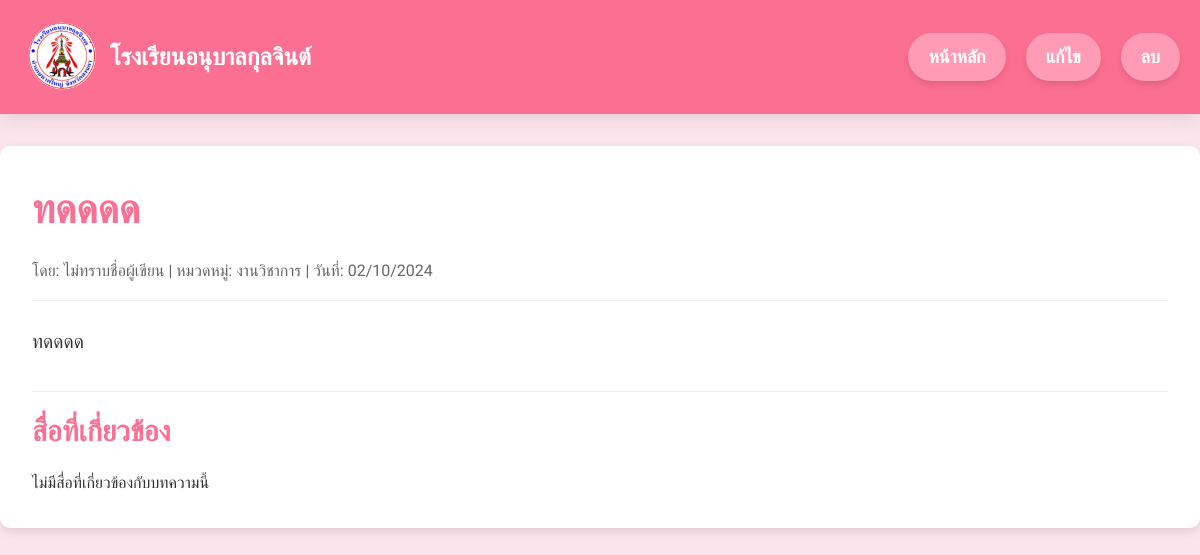
The app's page /P2/HOME/manage/news_detail.php?id=6 with its own data.
### tables this page shows
CREATE TABLE `articles` (
  `id` int(11) NOT NULL,
  `title` varchar(255) NOT NULL,
  `description` text DEFAULT NULL,
  `author_id` int(11) DEFAULT NULL,
  `category_id` int(11) DEFAULT NULL,
  `created_at` timestamp NOT NULL DEFAULT current_timestamp()
);

CREATE TABLE `categories` (
  `id` int(11) NOT NULL,
  `name` varchar(100) NOT NULL,
  `slug` varchar(100) NOT NULL
);

### P2/HOME/manage/news_detail.php (the view, shortened to what this page needs)
<?php
require_once '../db.php';
if (isset($_GET['id'])) {
    $article_id = intval($_GET['id']);
    $sql_article = "SELECT a.title, a.description, a.created_at,
                           IFNULL(ad.first_name, 'ไม่ทราบชื่อผู้เขียน') AS author_name,
                           c.name AS category_name
                    FROM articles a
                    LEFT JOIN admin ad ON a.author_id = ad.id
                    LEFT JOIN categories c ON a.category_id = c.id
                    WHERE a.id = ?";
    $stmt_article = $conn->prepare($sql_article);
    $stmt_article->bind_param("i", $article_id);
    $stmt_article->execute();
    $article_result = $stmt_article->get_result();
    $article = $article_result->fetch_assoc();
    $sql_media = "SELECT m.file_name, m.file_type
                  FROM media m
                  INNER JOIN article_media am ON m.id = am.media_id
                  WHERE am.article_id = ?";
    $stmt_media = $conn->prepare($sql_media);
    $stmt_media->bind_param("i", $article_id);
    $stmt_media->execute();
    $media_result = $stmt_media->get_result();
    $media_files = $media_result->fetch_all(MYSQLI_ASSOC);
    usort($media_files, function($a, $b) {
        $order = ['pdf' => 1, 'video' => 2, 'image' => 3];
        return $order[$a['file_type']] - $order[$b['file_type']];
    });
} else {
    die("ไม่พบรหัสบทความ.");
}
?>
<!DOCTYPE html>
<html lang="th">
<head>
</head>
<body>
    <header class="header">
        <div class="header-content">
            <img src="logo.png" alt="Logo" class="logo">
            <h1 class="school-name">โรงเรียนอนุบาลกุลจินต์</h1>
        </div>
        <div class="nav-links">
            <a href="/P2/HOME/manage/page.php">หน้าหลัก</a>
            <a href="/P2/HOME/edit.php?id=<?= $article_id ?>">แก้ไข</a>
            <a href="/P2/HOME/delete.php?id=<?= $article_id ?>" onclick="return confirm('คุณต้องการลบบทความนี้หรือไม่?')">ลบ</a>
        </div>
    </header>
    <div class="container">
        <h1 class="article-title"><?= htmlspecialchars($article['title']) ?></h1>
        <div class="article-meta">
            <span>โดย: <?= htmlspecialchars($article['author_name']) ?></span> |
            <span>หมวดหมู่: <?= htmlspecialchars($article['category_name']) ?></span> |
            <span>วันที่: <?= date('d/m/Y', strtotime($article['created_at'])) ?></span>
        </div>
        <div class="article-content">
            <?= nl2br(htmlspecialchars($article['description'])) ?>
        </div>
        <div class="media">
            <h2>สื่อที่เกี่ยวข้อง</h2>
            <?php if (!empty($media_files)): ?>
                <?php foreach ($media_files as $media): ?>
                    <?php
                    $file_name = htmlspecialchars($media['file_name']);
                    $file_type = $media['file_type'];
                    $file_path = '';
                    if ($file_type === 'pdf') {
                        $file_path = UPLOAD_BASE_PATH . 'pdf/' . $file_name;
                    } elseif ($file_type === 'image') {
                        $file_path = UPLOAD_BASE_PATH . 'images/' . $file_name;
                    } elseif ($file_type === 'video') {
                        $file_path = UPLOAD_BASE_PATH . 'videos/' . $file_name;
                    }
                    ?>
                    <div class="media-item">
                        <?php if ($file_type === 'pdf'): ?>
                            <a href="<?= $file_path ?>" target="_blank" class="pdf-link">ดาวน์โหลด <?= $file_name ?></a>
                        <?php elseif ($file_type === 'image'): ?>
                            <img src="<?= $file_path ?>" alt="<?= $file_name ?>" onclick="showPopupImage(this.src)">
                        <?php elseif ($file_type === 'video'): ?>
                            <video controls>
                                <source src="<?= $file_path ?>" type="video/mp4">
                                Your browser does not support the video tag.
                            </video>
                        <?php else: ?>
                            <p>ไฟล์นี้ไม่รองรับการแสดงผลในหน้านี้: <?= $file_name ?> (<?= $file_type ?>)</p>
                        <?php endif; ?>
                    </div>
                <?php endforeach; ?>
            <?php else: ?>
                <p>ไม่มีสื่อที่เกี่ยวข้องกับบทความนี้</p>
            <?php endif; ?>
        </div>
    </div>
</body>
</html>

### P2/HOME/manage/news_detail.php (style rules this page uses)
:root { --primary-color: #00838f; --secondary-color: #0097a7; --accent-color: #ffd54f; --text-color: #333333; --light-text-color: #ffffff; }
* { margin: 0; padding: 0; box-sizing: border-box; }
body { font-family: 'Sarabun', sans-serif; background-color: #FCE4EC; color: var(--text-color); line-height: 1.6; }
.header { background-color: #FB6F92; color: white; padding: 20px; font-size: 24px; font-weight: 600; box-shadow: 0 4px 19px rgba(0, 0, 0, 0.1); position: relative; display: flex; align-items: center; justify-content: space-between; }
.header-content { display: flex; align-items: center; justify-content: flex-start; }
.logo { width: 80px; height: auto; margin-right: 10px; }
.school-name { font-size: 24px; font-weight: bold; }
.nav-links { margin-left: auto; display: flex; justify-content: flex-end; gap: 20px; }
.nav-links a { color: white; text-decoration: none; background-color: #FF9BB4; padding: 10px 20px; font-size: 18px; border-radius: 30px; transition: background-color 0.3s ease, transform 0.3s ease; box-shadow: 0 4px 6px rgba(0, 0, 0, 0.1); }
.container { max-width: 1500px; margin: 2rem auto; padding: 2rem; background-color: white; border-radius: 10px; box-shadow: 0 4px 10px rgba(0, 0, 0, 0.1); }
.article-title { font-size: 2.5rem; font-weight: bold; color: #FB6F92; margin-bottom: 1rem; }
.article-meta { font-size: 1rem; color: #666; margin-bottom: 1.5rem; padding-bottom: 1rem; border-bottom: 1px solid #eee; }
.article-content { font-size: 1.2rem; line-height: 1.8; margin-bottom: 2rem; }
.media h2 { font-size: 1.8rem; color: #FB6F92; margin-bottom: 1rem; padding-top: 1rem; border-top: 1px solid #eee; }

### records on screen
articles: title "ทดดดด", category.name "งานวิชาการ", created_at "02/10/2024", description "ทดดดด"

### other values on screen
$article['author_name'] "ไม่ทราบชื่อผู้เขียน"
